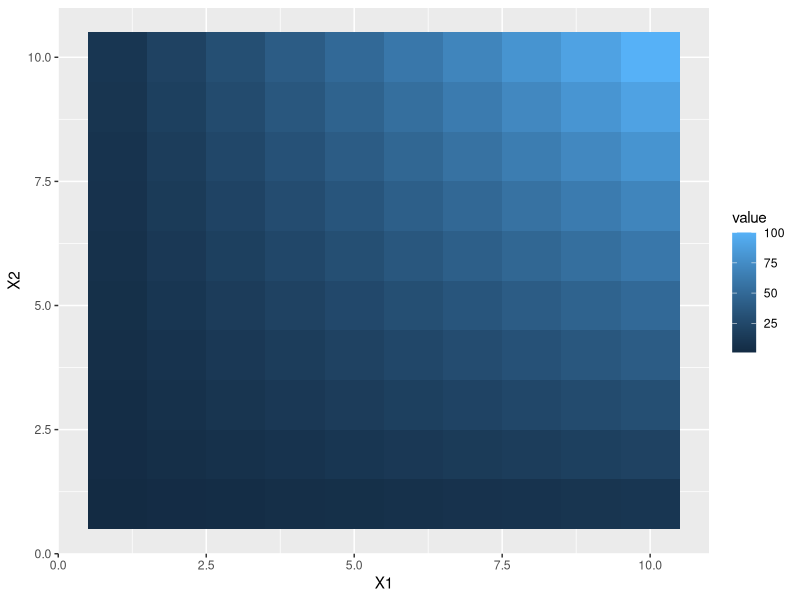
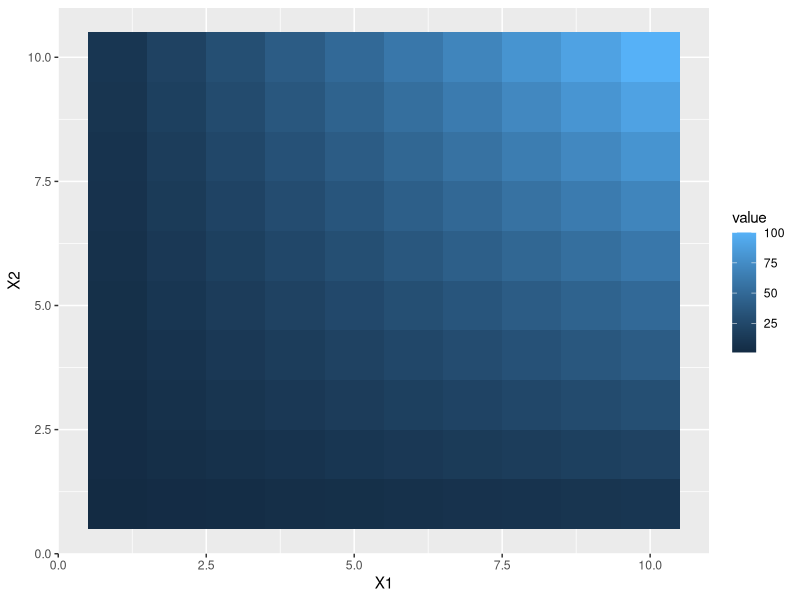
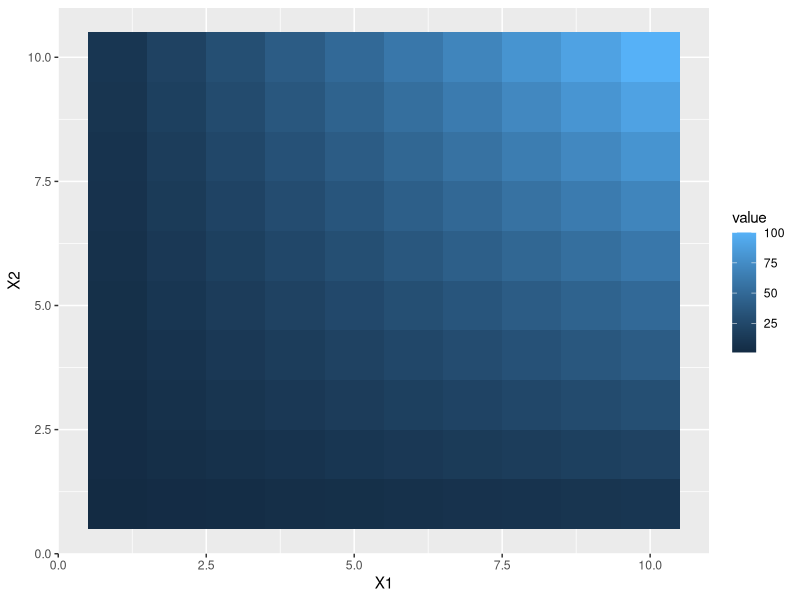
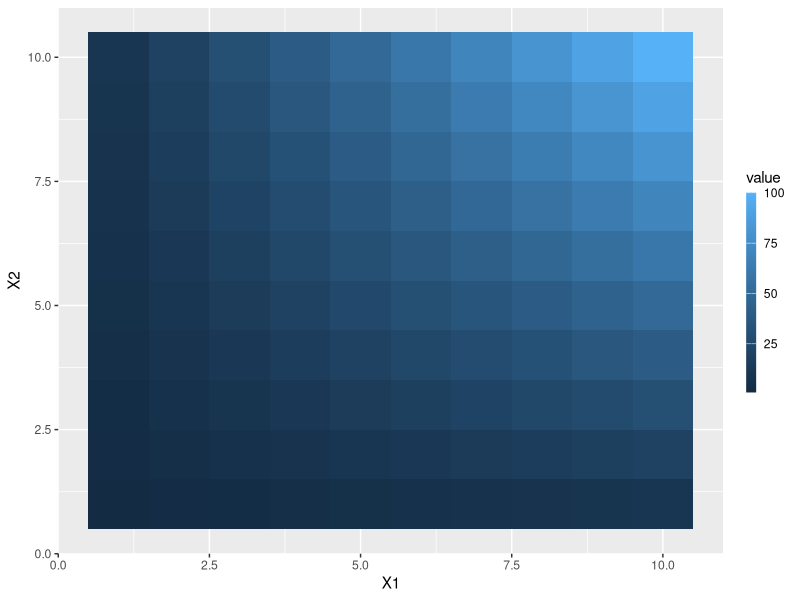
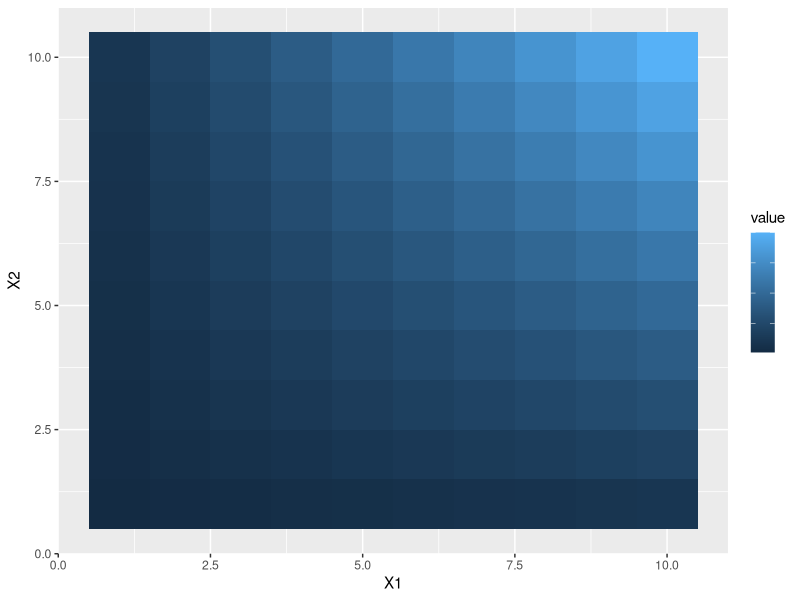
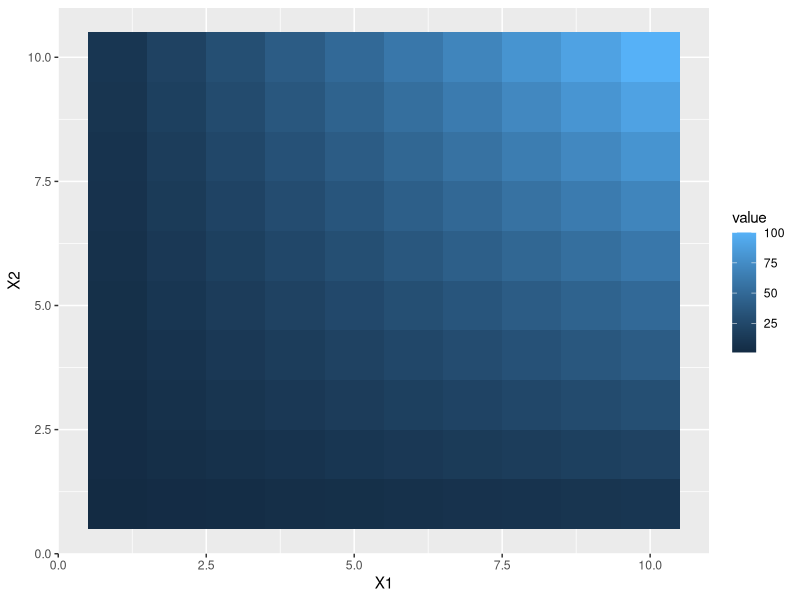
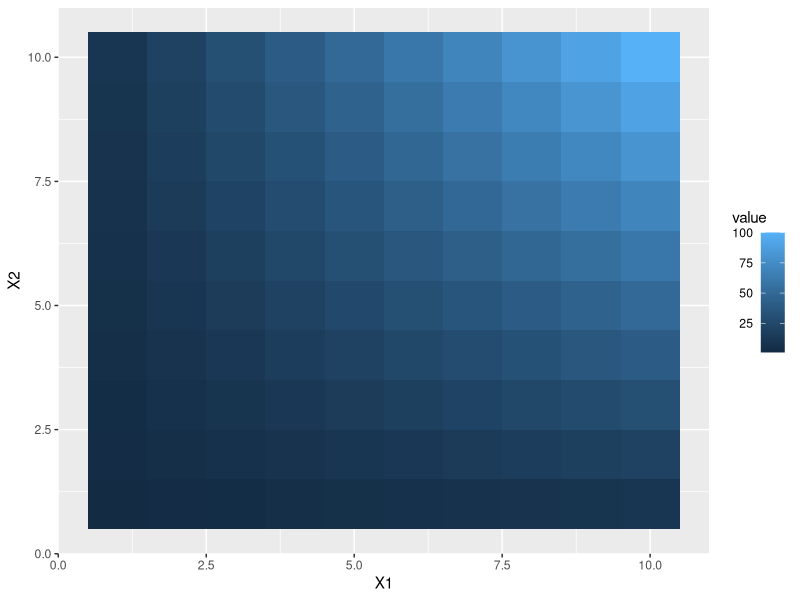
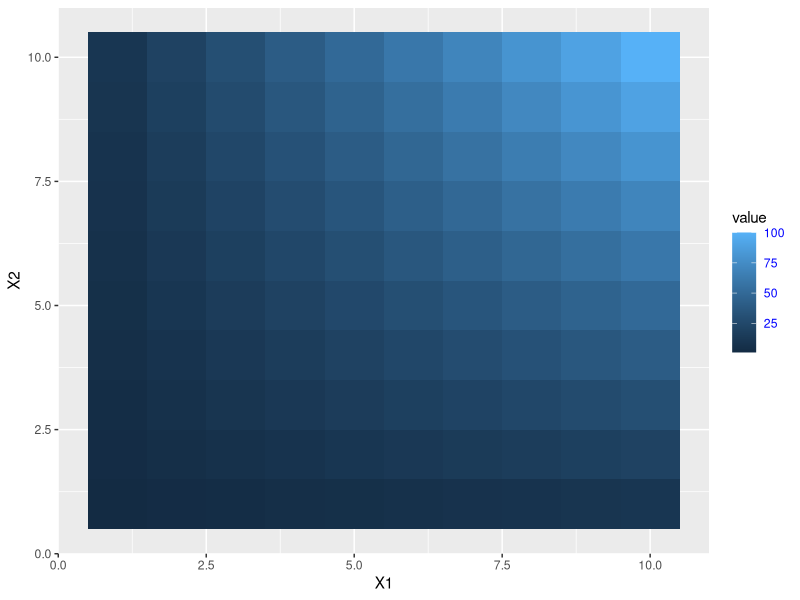

These figures' R source, in order:
library(ggplot2)


### Name: guide_colourbar
### Title: Continuous colour bar guide
### Aliases: guide_colourbar guide_colorbar

### ** Examples

df <- expand.grid(X1 = 1:10, X2 = 1:10)
df$value <- df$X1 * df$X2

p1 <- ggplot(df, aes(X1, X2)) + geom_tile(aes(fill = value))
p2 <- p1 + geom_point(aes(size = value))

# Basic form
p1 + scale_fill_continuous(guide = "colourbar")
p1 + scale_fill_continuous(guide = guide_colourbar())
p1 + guides(fill = guide_colourbar())

# Control styles

# bar size
p1 + guides(fill = guide_colourbar(barwidth = 0.5, barheight = 10))

# no label
p1 + guides(fill = guide_colourbar(label = FALSE))

# no tick marks
p1 + guides(fill = guide_colourbar(ticks = FALSE))

# label position
p1 + guides(fill = guide_colourbar(label.position = "left"))

# label theme
p1 + guides(fill = guide_colourbar(label.theme = element_text(colour = "blue", angle = 0)))

# small number of bins
p1 + guides(fill = guide_colourbar(nbin = 3))

# large number of bins
p1 + guides(fill = guide_colourbar(nbin = 100))

# make top- and bottom-most ticks invisible
p1 +
  scale_fill_continuous(
    limits = c(0,20), breaks = c(0, 5, 10, 15, 20),
    guide = guide_colourbar(nbin = 100, draw.ulim = FALSE, draw.llim = FALSE)
   )

# guides can be controlled independently
p2 +
  scale_fill_continuous(guide = "colourbar") +
  scale_size(guide = "legend")
p2 + guides(fill = "colourbar", size = "legend")

p2 +
  scale_fill_continuous(guide = guide_colourbar(direction = "horizontal")) +
  scale_size(guide = guide_legend(direction = "vertical"))
